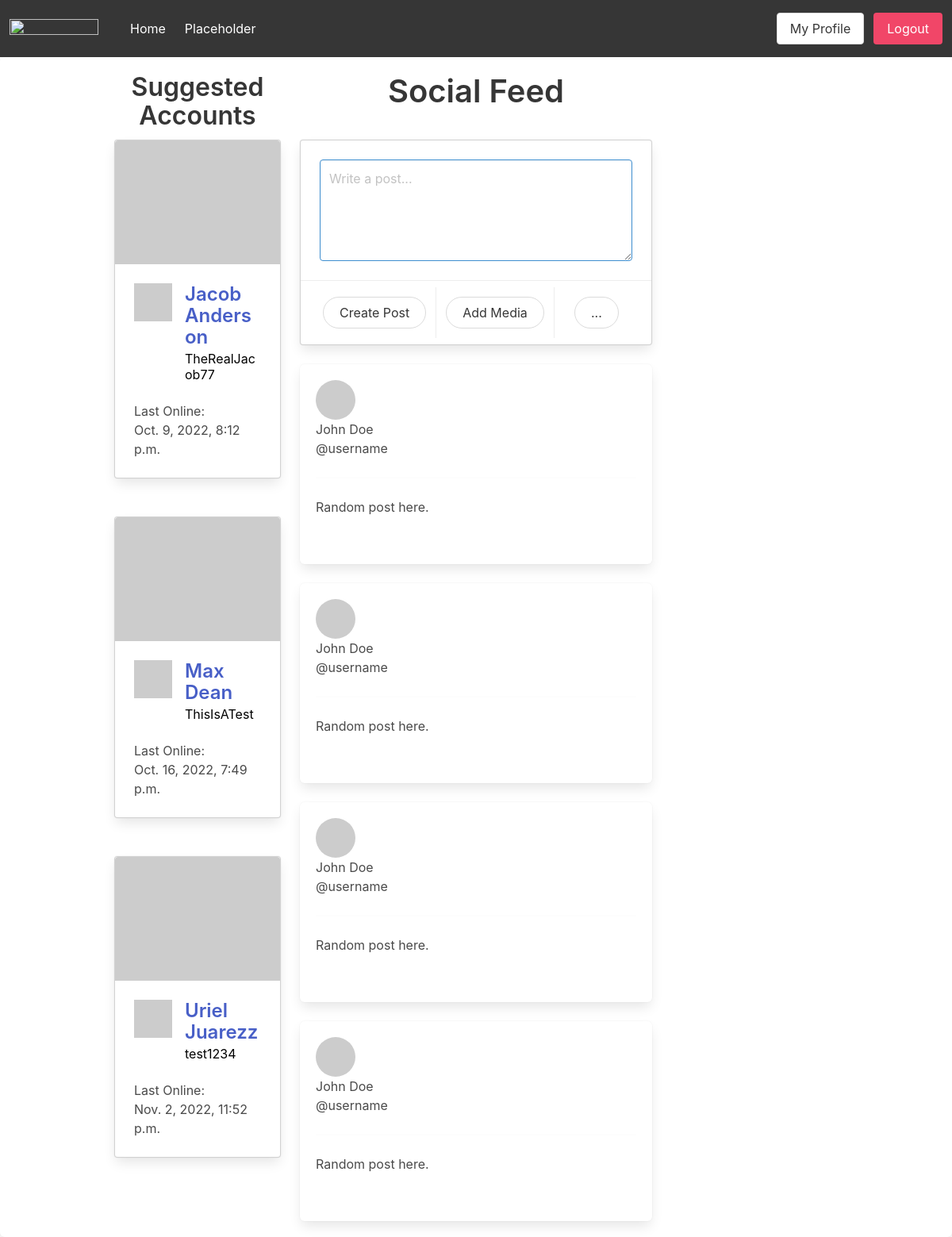
/ (signed in), run on an earlier commit of the app's database.
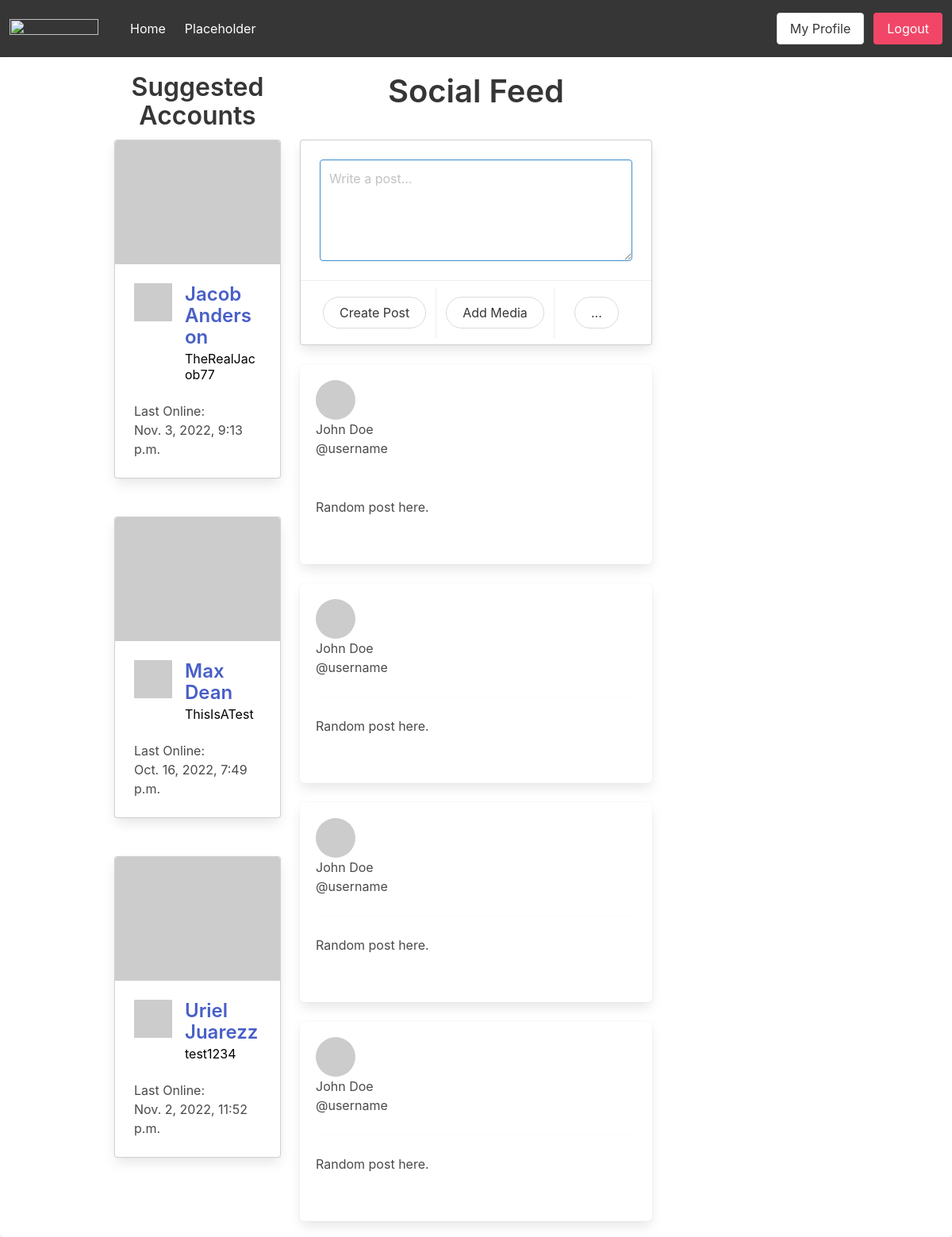
And on a later commit of the database.
### api/models.py (models this page shows, shortened)
class CustomUser(auth.models.AbstractUser, auth.models.PermissionsMixin):
    user_type_choices = (
        (0, 'Scout'),
        (1, 'Athlete'),
    )
    height_foot_options = (
        (4, '4'),
        (5, '5'),
        (6, '6'),
        (7, '7'),
    )
    height_inch_options = (
        (0, '0'),
        (1, '1'),
        (2, '2'),
        (3, '3'),
        (4, '4'),
        (5, '5'),
        (6, '6'),
        (7, '7'),
        (8, '8'),
        (9, '9'),
        (10, '10'),
        (11, '11'),
        (12, '12'),
    )
    weight_lb = models.IntegerField(default=140)
    height_ft = models.IntegerField(choices=height_foot_options, default=5)
    height_in = models.IntegerField(choices=height_inch_options, default=6)
    school = models.CharField(max_length=128, blank=True)
    profile_pic = models.ImageField(null=True, blank=True)
    user_type = models.PositiveSmallIntegerField(null=True, choices=user_type_choices)
    def get_absolute_url(self):
        return reverse("api:user_detail_page", kwargs={"pk": self.pk})

### api/views.py (the view)
# urls.py: path('', views.HomePage.as_view(), name='home_page'),
class HomePage(ListView):
    model = models.CustomUser
    template_name = 'index.html'
    context_object_name = 'user_list'

### templates/index.html (shortened to what the changed rows need)
{% extends 'base.html' %}
{% load static %}
{% block bodyblock %}
{% if user.is_authenticated %}
<div class="container">
    <div id="main-feed" class="container">
        <div id="activity-feed">
            <div class="columns">
                <div class="column is-3" id="left-side-bar">
                    {% if user.user_type == 0 %}
                    {% comment %} Show Athletes if scout {% endcomment %}
                    {% for athlete in user_list %}
                    {% if athlete.user_type == 1 %}
                    <div class="card">
                        <div class="card-image">
                            <figure class="image is-4by3">
                                {% if athlete.profile_pic %}
                                    <img class="profile-pic" src="{{ athlete.profile_pic.url }}"
                                {% else %}
                                    <img class="profile-pic" src='https://via.placeholder.com/250'>
                                {% endif %}
                            </figure>
                        </div>
                        <div class="card-content">
                            <div class="media">
                                <div class="media-left">
                                    <figure class="image is-48x48">
                                        {% if athlete.profile_pic %}
                                            <img class="profile-pic" src="{{ athlete.profile_pic.url }}"
                                        {% else %}
                                            <img class="profile-pic" src='https://via.placeholder.com/250'>
                                        {% endif %}
                                    </figure>
                                </div>
                                <div class="media-content">
                                    <p class="title is-4" style="color: black;"><a
                                            href="user/{{athlete.pk}}/">{{athlete.first_name }} {{athlete.last_name}}</a></p>
                                    <p class="subtitle is-6" style="color: black;">{{ athlete.username }}</p>
                                </div>
                            </div>
                            <div class="content">
                                Last Online:
                                <br>
                                <time datetime="2016-1-1">{{ athlete.last_login }}</time>
                            </div>
                        </div>
                    </div>
                    <br></br>
                    {% endif %}
                    {% empty %}
                    <p>No athletes found</p>
                    {% endfor %}
                    {% elif user.user_type == 1 %}
                    {% for scout in user_list %}
                    {% if scout.user_type == 0 %}
                    <div class="card">
                        <div class="card-image">
                            <figure class="image is-4by3">
                                {% if scout.profile_pic %}
                                    <img class="profile-pic" src="{{ scout.profile_pic.url }}"
                                {% else %}
                                    <img class="profile-pic" src='https://via.placeholder.com/250'>
                                {% endif %}
                            </figure>
                        </div>
                        <div class="card-content">
                            <div class="media">
                                <div class="media-left">
                                    <figure class="image is-48x48">
                                        {% if scout.profile_pic %}
                                            <img class="profile-pic" src="{{ scout.profile_pic.url }}"
                                        {% else %}
                                            <img class="profile-pic" src='https://via.placeholder.com/250'>
                                        {% endif %}
                                    </figure>
                                </div>
                                <div class="media-content">
                                    <p class="title is-4" style="color: black;"><a
                                            href="user/{{scout.pk}}/">{{scout.first_name }} {{scout.last_name }}</a></p>
                                    <p class="subtitle is-6" style="color: black;">{{ scout.username }}</p>
                                </div>
                            </div>
                            <div class="content">
                                Last Online:
                                <br>
                                <time datetime="2016-1-1">{{ scout.last_login }}</time>
                            </div>
                        </div>
                    </div>
                    <br></br>
                    {%endif%}
                    {% empty %}
                    <p>No scouts found</p>
                    {% endfor %}
                    {% endif %}
                    <br>
                </div>
            </div>
        </div>
    </div>
    {% endif %}
</div>
{% endblock bodyblock %}

What changed in the data, as far as the page shows it:
changed CustomUser "Jacob": last_login "Oct. 9, 2022, 8:12 p.m." → "Nov. 3, 2022, 9:13 p.m."
